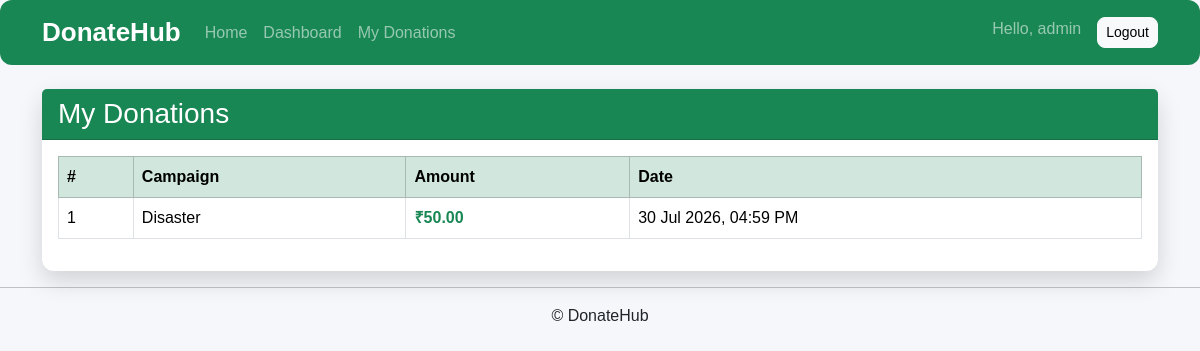
Page /donations/my/ (signed in) on the earlier database version.
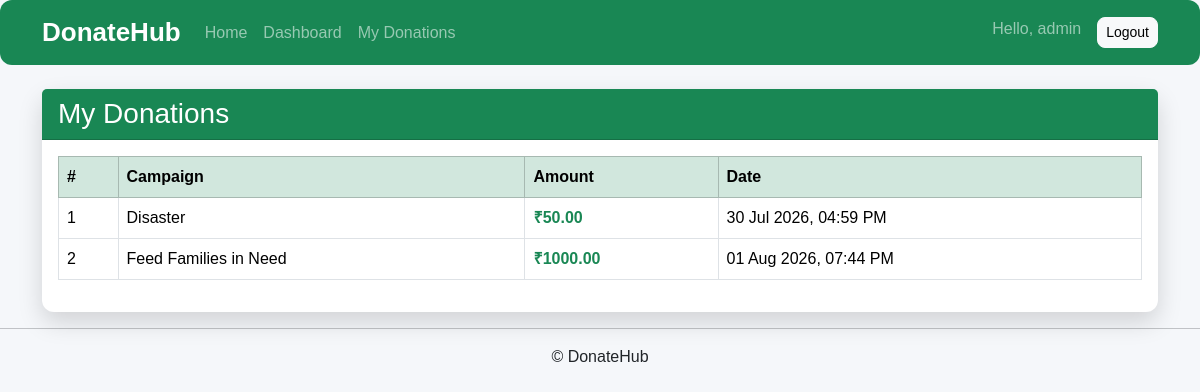
Same page on the later database version.
### donations/models.py (models this page shows, shortened)
class Donation(models.Model):
    donor=models.ForeignKey(
        settings.AUTH_USER_MODEL,
        on_delete=models.CASCADE,
        related_name="donations"
    )
    campaign=models.ForeignKey(
        Campaign,
        on_delete=models.CASCADE,
        related_name="donations"
    )
    amount=models.DecimalField(
        max_digits=10,
        decimal_places=2
    )
    donated_at=models.DateTimeField(
        auto_now_add=True
    )

### campaigns/models.py (models this page shows, shortened)
class Campaign(models.Model):
    CATEGORY_CHOICES = [
        ("OTHER", "Other"),
        ("MEDICAL", "Medical"),
        ("EDUCATION", "Education"),
        ("FOOD", "Food"),
        ("DISASTER", "Disaster Relief"),
    ]
    STATUS_CHOICES = [
        ("PENDING", "Pending"),
        ("APPROVED", "Approved"),
        ("REJECTED", "Rejected"),
        ("COMPLETED", "Completed"),
    ]
    ngo = models.ForeignKey(
        settings.AUTH_USER_MODEL,
        on_delete=models.CASCADE,
        related_name="campaigns"
    )
    title = models.CharField(
        max_length=200
    )
    description = models.TextField()
    category = models.CharField(
        max_length=20,
        choices=CATEGORY_CHOICES,
        default="OTHER"
    )
    goal_amount = models.DecimalField(
        max_digits=10,
        decimal_places=2
    )
    raised_amount = models.DecimalField(
        max_digits=10,
        decimal_places=2,
        default=0
    )
    image = models.ImageField(
        upload_to="campaigns/",
        blank=True,
        null=True
    )
    status = models.CharField(
        max_length=20,
        choices=STATUS_CHOICES,
        default="PENDING"
    )
    created_at = models.DateTimeField(
        auto_now_add=True
    )

### donations/views.py (the view)
@login_required
def my_donations(request):
    donations=Donation.objects.filter(
        donor=request.user
    )
    return render(
        request,
        "donations/my_donations.html",
        {
            "donations":donations
        }
    )

### templates/donations/my_donations.html (shortened to what this page needs)
{% extends "base.html" %}
{% block content %}
<div class="card shadow">
    <div class="card-header bg-success text-white">
        <h3 class="mb-0">My Donations</h3>
    </div>
    <div class="card-body">
        {% if donations %}
        <div class="table-responsive">
            <table class="table table-hover table-bordered align-middle">
                <thead class="table-success">
                    <tr>
                        <th>#</th>
                        <th>Campaign</th>
                        <th>Amount</th>
                        <th>Date</th>
                    </tr>
                </thead>
                <tbody>
                    {% for donation in donations %}
                    <tr>
                        <td>{{ forloop.counter }}</td>
                        <td>
                            {{ donation.campaign.title }}
                        </td>
                        <td class="fw-bold text-success">
                            ₹{{ donation.amount }}
                        </td>
                        <td>
                            {{ donation.donated_at|date:"d M Y, h:i A" }}
                        </td>
                    </tr>
                    {% endfor %}
                </tbody>
            </table>
        </div>
        {% else %}
        <div class="alert alert-info text-center mb-0">
            You haven't made any donations yet.
        </div>
        {% endif %}
    </div>
</div>
{% endblock %}

Differences in the rows shown:
added Donation: campaign "Feed Families in Need", amount "1000.00", donated_at "01 Aug 2026, 07:44 PM"
